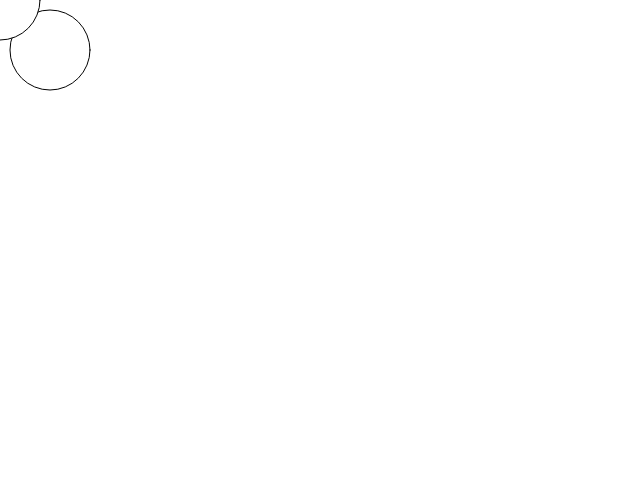
Frame 1 (no input)
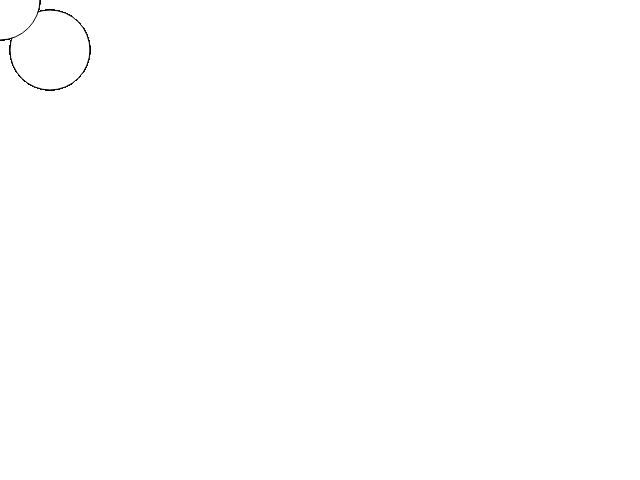
Frame 60 (no input)
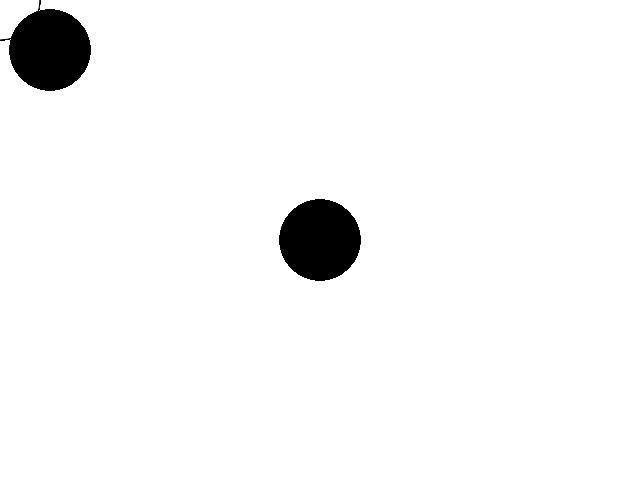
Frame 120 (the mouse pressed at the canvas centre since frame 60)

The p5.js sketch that drew these frames (run headless with seeded random() and noise() and a simulated clock; from frame 60 on, the mouse is pressed at the canvas centre):

// p5.js sketch
// ── sketch.js
function setup() {
	// gets done once
	createCanvas(640, 480);

}

function draw() {
	// gets done over and over
	ellipse(50, 50, 80, 80);
	 if (mouseIsPressed) {
    fill(0);
  } else {
    fill(255);
  }
  ellipse(mouseX, mouseY, 80, 80);
}

  
